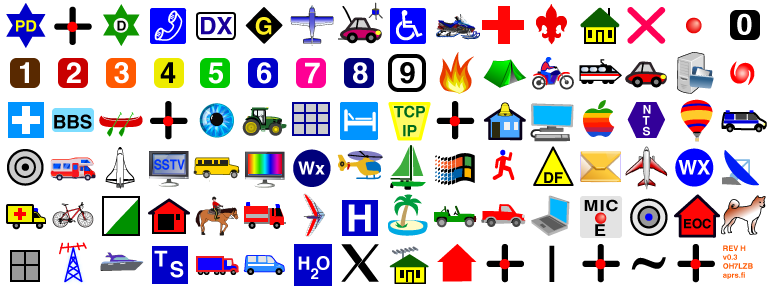
#> input picture tools/assets/aprs-symbols/aprs-symbols-48-0.png, 768 x 288 px, found by its file name; its folder holds 3 pictures in this run
$ python make_symbols.py
#> lines starting #> are read from the running program, lines starting #| are printed output that depends on the picture
#!/usr/bin/env python3
# Copyright (C) 2026 Manuel - EA7JRS
# SPDX-License-Identifier: GPL-3.0-or-later
#
# Simbolos APRS de la interfaz tipo emisora (7B v2) en src/aprs_symbols.c: las tres hojas de aprs.fi (hessu/aprs-symbols,
# tools/assets/aprs-symbols, las mismas de la app Android; licencias en COPYRIGHT.md) reducidas a 28 px por simbolo, en
# ARGB8888 (16 x 6 simbolos por hoja: tabla primaria, secundaria y superposiciones). Los logotipos de marcas (/M Apple,
# /Z Microsoft, \K Kenwood) se dejan en blanco.
#
#   python3 tools/make_symbols.py
import sys
from PIL import Image

SRC = "tools/assets/aprs-symbols/aprs-symbols-48-%d.png"
# sin argumentos: 28 px (7B); "22": 22 px para la LCD-7 (src/aprs_symbols_22.c, aprs_sym22_*)
PX = int(sys.argv[1]) if len(sys.argv) > 1 else 28
SUF = "" if PX == 28 else str(PX)
CELL, COLS, ROWS = 48, 16, 6
BLANK = {(0, "M"), (0, "Z"), (1, "K")}

out = ["/* Simbolos APRS de aprs.fi (hessu/aprs-symbols, ver tools/assets/aprs-symbols/COPYRIGHT.md). Generado por tools/make_symbols.py. */",
       '#include <lvgl.h>', ""]
for sheet in range(3):
    im = Image.open(SRC % sheet).convert("RGBA")
#> im is the input picture: PIL image 768x288 RGBA; mean R, G, B, A 51, 44, 50.2, 97.5
    dst = Image.new("RGBA", (COLS * PX, ROWS * PX), (0, 0, 0, 0))
#> dst: PIL image 448x168 RGBA; every value is 0
    for r in range(ROWS):
        for c in range(COLS):
            ch = chr(ord("!") + r * COLS + c)
            if (sheet, ch) in BLANK:
                continue
            cell = im.crop((c * CELL, r * CELL, (c + 1) * CELL, (r + 1) * CELL)).resize((PX, PX), Image.LANCZOS)
            dst.paste(cell, (c * PX, r * PX))
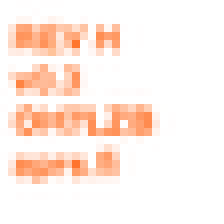
#> cell: PIL image 28x28 RGBA (shown 8 times larger); mean R, G, B, A 92, 30.2, 0, 24.3; transparent parts drawn white
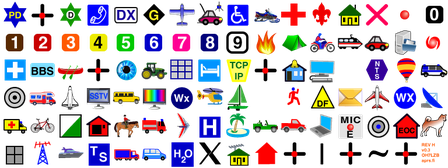
#> dst: PIL image 448x168 RGBA; mean R, G, B, A 63.6, 54.7, 63.6, 95.7; transparent parts drawn white
    data = bytearray()
    for y in range(dst.size[1]):
        for x in range(dst.size[0]):
            r_, g, b, a = dst.getpixel((x, y))
            data += bytes((b, g, r_, a))
    name = "aprs_sym%s_%d" % (SUF, sheet)
    out.append("static const uint8_t %s_map[] = {" % name)
    for i in range(0, len(data), 48):
        out.append(",".join(str(v) for v in data[i:i + 48]) + ",")
#> this loop made 6272 passes
#> i on passes 2 to 4: 48, 96, 144
#> after the loop, out = 6276 items
    out.append("};")
    out.append("const lv_image_dsc_t %s = {" % name)
    out.append("    .header = {.magic = LV_IMAGE_HEADER_MAGIC, .cf = LV_COLOR_FORMAT_ARGB8888, .flags = 0, .w = %d, .h = %d, .stride = %d, .reserved_2 = 0}," % (dst.size[0], dst.size[1], dst.size[0] * 4))
    out.append("    .data_size = sizeof(%s_map), .data = %s_map, .reserved = NULL, .reserved_2 = NULL};" % (name, name))
    out.append("")
#> pass 2 of the loop `for sheet in range(3):`:
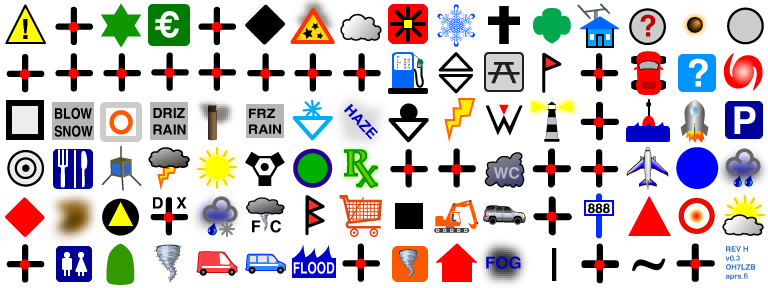
#> input picture tools/assets/aprs-symbols/aprs-symbols-48-1.png, 768 x 288 px, found by its file name
#> im is the input picture: PIL image 768x288 RGBA; mean R, G, B, A 52.6, 44.6, 40.5, 92.2
#> after the loop `for r in range(ROWS):`:
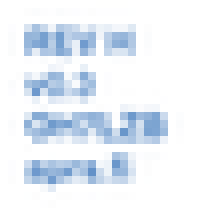
#> cell: PIL image 28x28 RGBA (shown 8 times larger); mean R, G, B, A 19.2, 41.9, 68.8, 24.4; transparent parts drawn white
#> after the loop `for r in range(ROWS):`:
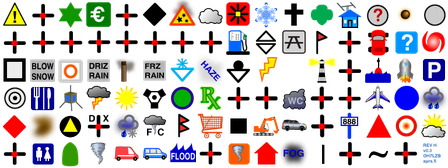
#> dst: PIL image 448x168 RGBA; mean R, G, B, A 61.2, 51, 48.7, 91.6; transparent parts drawn white
#> the loop `for i in range(0, len(data), 48):` made 6272 passes
#> after the loop `for i in range(0, len(data), 48):`: out = 12554 items
dest = "src/aprs_symbols%s.c" % ("_" + SUF if SUF else "")
open(dest, "w").write("\n".join(out))
print(dest, sum(len(l) for l in out))
#| src/aprs_symbols.c 2234678
